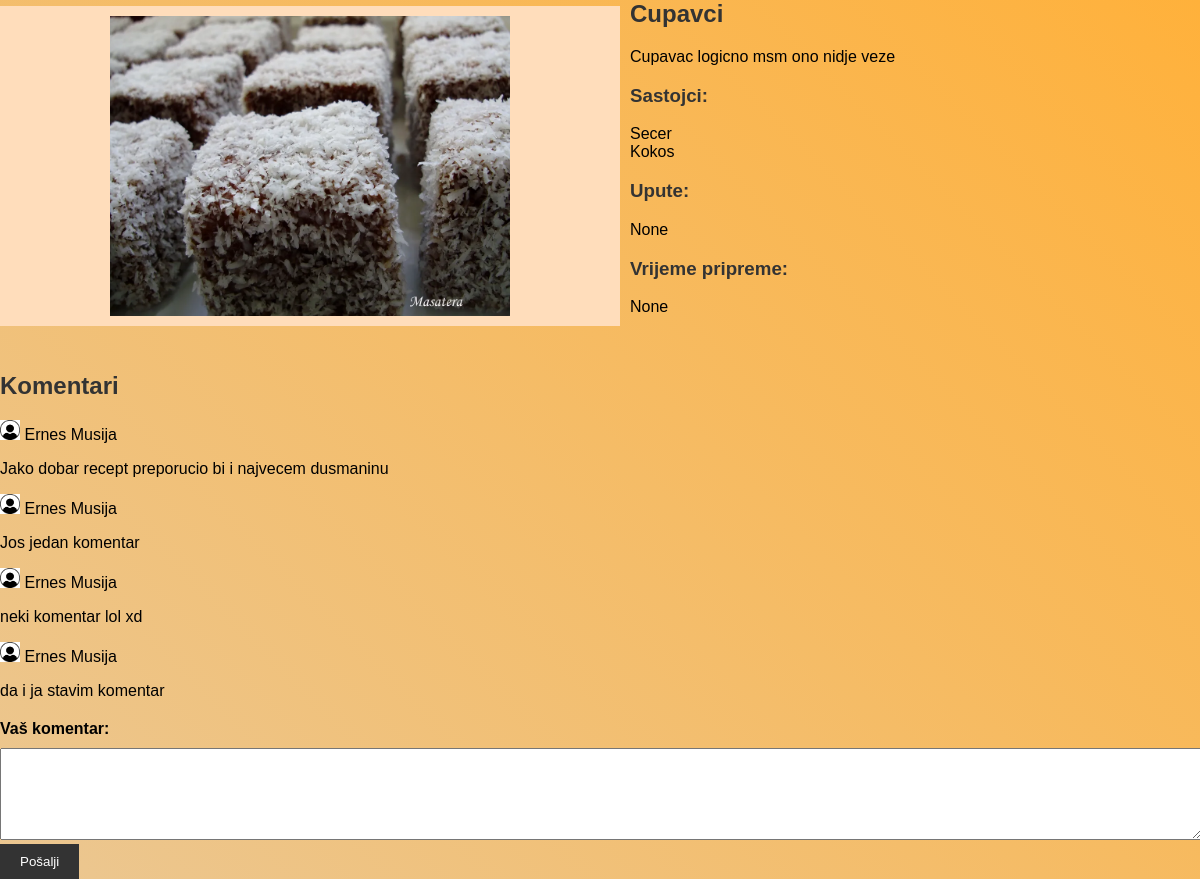
The app's page /prikazi_recept/2, older data.
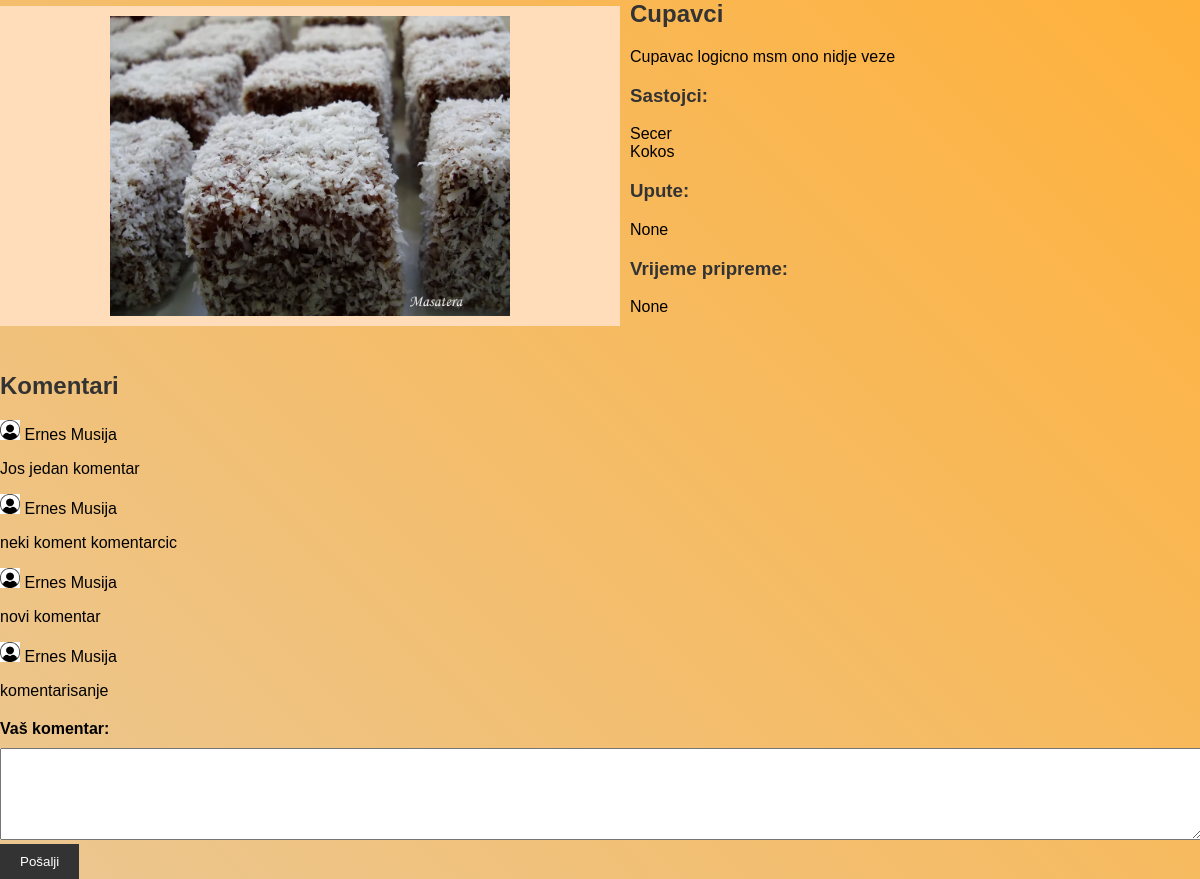
The same page, newer data.
### ReceptiApp/models.py (models this page shows, shortened)
class Recept(models.Model):
    naziv = models.CharField(max_length=100)
    opis = models.CharField(max_length=500)
    uputa = models.CharField(max_length=1000, blank=True, null=True)
    vrijeme_pripreme = models.TimeField(blank=True, null=True)
    sastojci = models.ManyToManyField(Sastojak, through='SastojakRecept')
    slika = models.ImageField(blank=True, null=True, upload_to='images')

class Sastojak(models.Model):
    naziv = models.CharField(max_length=100)
    voce = 'V'
    povrce = 'P'
    meso = 'M'
    zitarice = 'Z'
    mlijecni_jaja = 'L'
    bilje_zacini = 'B'
    ostali = 'O'
    ulje_mast = 'U'
    tipovi = [
        (voce, 'Voce'),
        (povrce, 'Povrce'),
        (meso, 'Meso'),
        (zitarice, 'Zitarice'),
        (mlijecni_jaja, 'Mlijeko i jaja'),
        (bilje_zacini, 'Biljni i zacini'),
        (ulje_mast, 'Ulje i masti'),
        (ostali, 'Ostali'),
    ]
    tip = models.CharField(max_length=1, choices=tipovi, default=ostali)

class Komentar(models.Model):
    tekst = models.CharField(max_length=500)
    recept = models.ForeignKey(Recept, on_delete=models.CASCADE)
    user = models.ForeignKey(MyUser, on_delete=models.CASCADE)
    vrijeme = models.DateTimeField(auto_now_add=True)

class MyUser(AbstractBaseUser, PermissionsMixin):
    username = models.CharField(max_length=25, unique=True)
    password = models.CharField(max_length=250)
    email = models.EmailField(max_length=80, unique=True)
    name = models.CharField(max_length=25)
    surname = models.CharField(max_length=25)
    phone = models.CharField(max_length=15, blank=True)
    date_of_birth = models.DateField(blank=True, null=True)
    is_staff = models.BooleanField(default=False)
    is_active = models.BooleanField(default=False)
    objects = Manager()
    USERNAME_FIELD = 'email'
    REQUIRED_FIELDS = ['username', 'name', 'surname']

### ReceptiApp/views.py (the view)
# urls.py: path('prikazi_recept/<int:recept_id>', views.prikazi_recept, name="prikazi_recept"),
def prikazi_recept(request, recept_id):
    recept = Recept.objects.get(id=recept_id)
    if request.method == 'POST':
        komentar = request.POST['komentar']
        novi_komentar = Komentar.objects.create(tekst=komentar, user=request.user, recept=recept)
        novi_komentar.save()
        return redirect('prikazi_recept', recept_id=recept_id)
    komentari = Komentar.objects.filter(recept_id=recept_id)
    context = {
        'recept': recept,
        'komentari': komentari,
    }
    return render(request, 'prikazi_recept.html', context)

### templates/prikazi_recept.html (shortened to what this page needs)
{% load static %}
<!DOCTYPE html>
<html lang="en">
<head>
  <link rel="stylesheet" href="{% static 'prikazi_recept.css' %}">
</head>
<body>
  <div class="recipe-container">
    <div class="recipe-image">
      <img src="{{ recept.slika.url }}" alt="{{ recept.naziv }}">
    </div>
    <div class="recipe-info">
      <h2>{{ recept.naziv }}</h2>
      <p>{{ recept.opis }}</p>
      <h3>Sastojci:</h3>
      <ul>
        {% for sastojak in recept.sastojci.all %}
        <li>{{ sastojak.naziv }}</li>
        {% endfor %}
      </ul>
      <h3>Upute:</h3>
      <p>{{ recept.uputa }}</p>
      <h3>Vrijeme pripreme:</h3>
      <p>{{ recept.vrijeme_pripreme }}</p>
    </div>
  </div>
 <div class="comments-section">
    <h2>Komentari</h2>
   {% for komentar in komentari %}
    <div class="comment">
        <div class="user-info">
            <img class="user-icon" src="{% static 'slike/user_icon.png' %}" alt="User Icon">
            <span class="user-name">{{ komentar.user.name }} {{komentar.user.surname}}</span>
        </div>
         {% if user.is_authenticated and user == komentar.user %}
         <div class="comment-actions">
          <form action="{% url 'edit_komentar' komentar.id %}" method="POST">
            {% csrf_token %}
            <div class="edit-comment-section">
              <textarea class="edit-comment-input" name="new_text" rows="3">{{ komentar.tekst }}</textarea>
              <button class="edit-btn" type="submit">Edit</button>
            </div>
          </form>
          <form action="{% url 'izbrisi_komentar' komentar.id %}" method="POST">
            {% csrf_token %}
            <button class="delete-btn" type="submit">Delete</button>
          </form>
        </div>
        {% else %}
        <p>{{ komentar.tekst }}</p>
        {% endif %}
    </div>
    {% endfor %}
</div>
    <form action="" method="POST">
      <label for="message">Vaš komentar:</label>
      <textarea id="message" name="komentar" rows="6" required></textarea>
      <button type="submit">Pošalji</button>
    </form>
</body>
</html>

### static/prikazi_recept.css (style rules this page uses)
body { font-family: Arial, sans-serif; margin: 0; padding: 0; background: linear-gradient(45deg, #ebc792, #ffb13b); }
h2, h3 { color: #333333; }
.recipe-container { display: flex; align-items: center; }
.recipe-image { flex: 0 0 50%; }
.user-icon { width: 20px; height: 20px; }
.recipe-image img { max-width: 100%; height: auto; }
.recipe-info { flex: 0 0 50%; padding-left: 10px; }
.recipe-info h2 { font-size: 24px; margin-top: 0; }
.recipe-info p { margin-top: 0; }
.recipe-info ul { list-style: none; padding: 0; }
.comments-section { margin-top: 40px; }
.comments-section h2 { font-size: 24px; }
.comment { background-color: linear-gradient(45deg, #ebc792, #ffb13b); padding: 0; margin-bottom: 10px; }
form { margin-top: 20px; }
label { display: block; margin-bottom: 10px; font-weight: bold; }
textarea { width: 100%; padding: 0px; resize: vertical; }
button[type="submit"] { background-color: #333333; color: #ffffff; padding: 10px 20px; border: none; cursor: pointer; }
.recipe-image { flex: 0 0 50%; background-color: #FFDDBB; padding: 10px; display: flex; justify-content: center; align-items: center; }
.recipe-image img { max-width: 100%; height: auto; width: 400px; height: 300px; }

Row changes from the older to the newer data that the page shows:
removed Komentar: user.name "Ernes", user.surname "Musija", tekst "Jako dobar recept preporucio bi i najvecem dusmaninu"
removed Komentar: user.name "Ernes", user.surname "Musija", tekst "neki komentar lol xd"
removed Komentar: user.name "Ernes", user.surname "Musija", tekst "da i ja stavim komentar"
added Komentar: user.name "Ernes", user.surname "Musija", tekst "neki koment komentarcic"
added Komentar: user.name "Ernes", user.surname "Musija", tekst "novi komentar"
added Komentar: user.name "Ernes", user.surname "Musija", tekst "komentarisanje"
